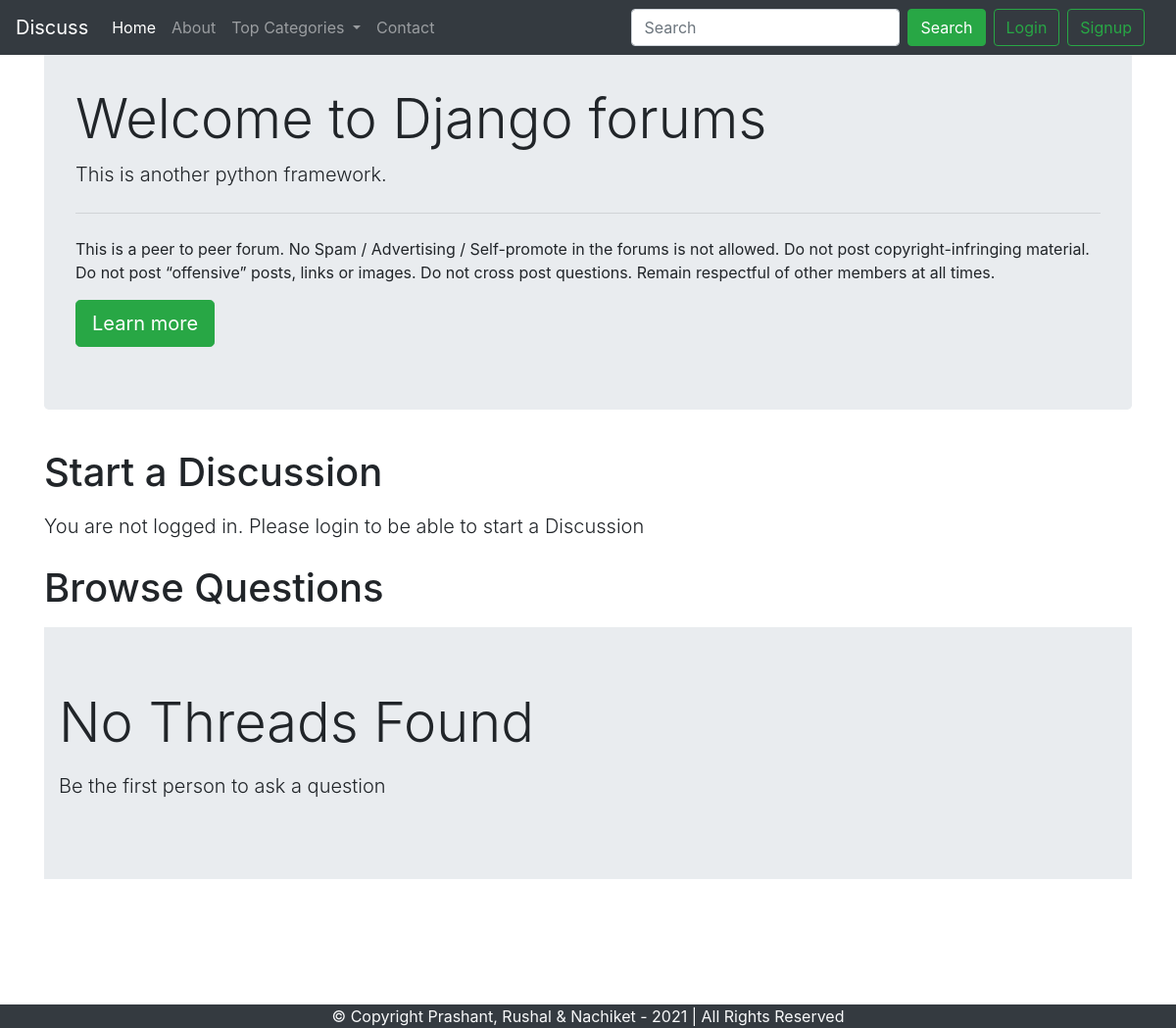
The app's page /threadlist.php?catid=3 with its own data.
### tables this page shows
CREATE TABLE `categories` (
  `category_id` int(8) NOT NULL,
  `category_name` varchar(255) NOT NULL,
  `category_description` varchar(255) NOT NULL,
  `created` datetime NOT NULL DEFAULT current_timestamp()
);

### threadlist.php (the view, shortened to what this page needs)
<!doctype html>
<html lang="en">
<head>
    <link rel="stylesheet" href="https://stackpath.bootstrapcdn.com/bootstrap/4.5.0/css/bootstrap.min.css"
>
</head>
<body>
    <?php include 'partials/_dbconnect.php';?>
    <?php include 'partials/_header.php';?>
    <?php
    $id = $_GET['catid'];
    $sql = "SELECT * FROM `categories` WHERE category_id=$id";
    $result = mysqli_query($conn, $sql);
    while($row = mysqli_fetch_assoc($result)){
        $catname = $row['category_name'];
        $catdesc = $row['category_description'];
    }
    ?>
    <div class="container my-4">
        <div class="jumbotron">
            <h1 class="display-4">Welcome to <?php echo $catname;?> forums</h1>
            <p class="lead"> <?php echo $catdesc;?></p>
            <hr class="my-4">
            <p>This is a peer to peer forum. No Spam / Advertising / Self-promote in the forums is not allowed. Do not
                post copyright-infringing material. Do not post “offensive” posts, links or images. Do not cross post
                questions. Remain respectful of other members at all times.</p>
            <a class="btn btn-success btn-lg" href="#" role="button">Learn more</a>
        </div>
    </div>
    <?php
    if(isset($_SESSION['loggedin']) && $_SESSION['loggedin']==true){
    echo '<div class="container">
            <h1 class="py-2">Start a Discussion</h1>
            <form action="'. $_SERVER["REQUEST_URI"] . '" method="post">
                <div class="form-group">
                    <label for="exampleInputEmail1">Problem Title</label>
                    <input type="text" class="form-control" id="title" name="title" aria-describedby="emailHelp">
                    <small id="emailHelp" class="form-text text-muted">Keep your title as short and crisp as
                        possible</small>
                </div>
                <input type="hidden" name="sno" value="'. $_SESSION["sno"]. '">
                <div class="form-group">
                    <label for="exampleFormControlTextarea1">Ellaborate Your Concern</label>
                    <textarea class="form-control" id="desc" name="desc" rows="3"></textarea>
                </div>
                <button type="submit" class="btn btn-success">Submit</button>
            </form>
        </div>';
    }
    else{
        echo '
        <div class="container">
        <h1 class="py-2">Start a Discussion</h1>
           <p class="lead">You are not logged in. Please login to be able to start a Discussion</p>
        </div>
        ';
    }
    ?>
    <div class="container mb-5" id="ques">
        <h1 class="py-2">Browse Questions</h1>
        <?php
    $noResult = true;
        if($noResult){
            echo '<div class="jumbotron jumbotron-fluid">
                    <div class="container">
                        <p class="display-4">No Threads Found</p>
                        <p class="lead"> Be the first person to ask a question</p>
                    </div>
                 </div> ';
        }
    ?>
    </div>
    <?php include 'partials/_footer.php';?>
</body>
</html>

### threadlist.php (style rules this page uses)
#ques { min-height: 433px; }

### records on screen
categories: category_name "Django", category_description "This is another python framework."
